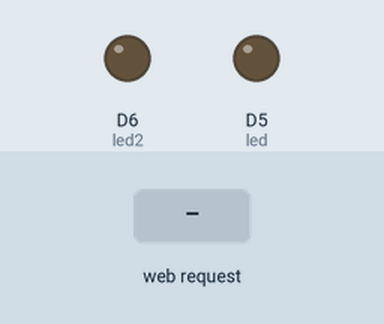
Simulated run of this sketch. Board: ESP8266 (NodeMCU). Parts: output pins drawn as LEDs (lit = HIGH). Inputs (shaded band) come from the test bench. WiFi joins after 1.5 s; servers stay silent unless stated; what the sketch prints to the serial monitor is not drawn.

Above: at 2.8 s.
2.9 s: HTTP request GET /led1on received
At 4.1 s:
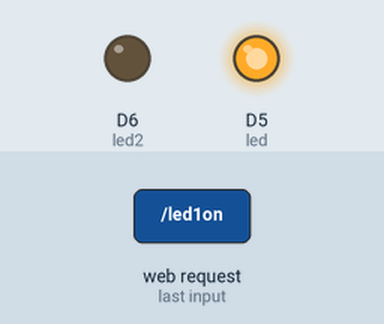
4.4 s: HTTP request GET /led2on received
At 5.4 s:
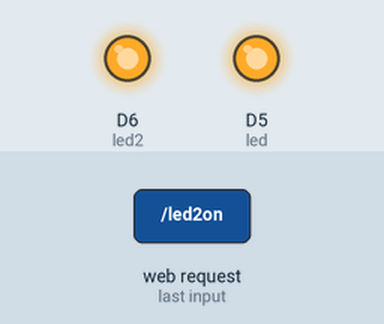
5.9 s: HTTP request GET /led1off received
At 6.6 s:
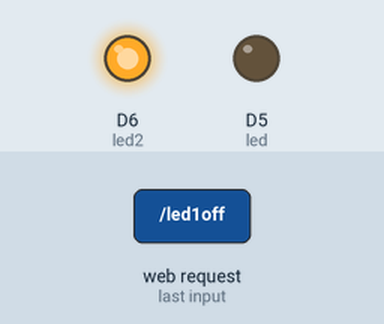
7.4 s: HTTP request GET /led2off received
At 7.7 s:
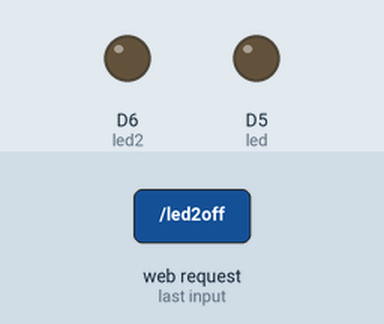
Timing chart, 0 to 9.9 s (numbered marks = the images above; inputs shaded):
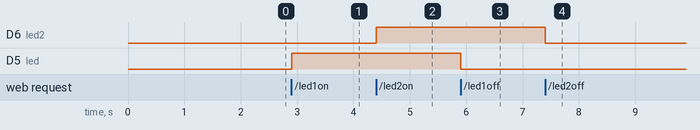

Measured:
- after the input at 2.9 s, D5 (led): LOW → HIGH at once
- after the input at 4.4 s, D6 (led2): LOW → HIGH at once
- after the input at 5.9 s, D5 (led): HIGH → LOW at once
- after the input at 7.4 s, D6 (led2): HIGH → LOW at once

The sketch:

Controlling_devices_from_HTML_Webpage_using_NodeMCU.ino
```cpp
#include <ESP8266WiFi.h>

WiFiClient client;
WiFiServer server(80);

#define led D5
#define led2 D6

void setup()
{
  Serial.begin(9600);
  WiFi.begin("aditya", "adityasharma");
  while(WiFi.status() != WL_CONNECTED)
  {
    delay(200);
    Serial.print("..");
  }
  Serial.println();
  Serial.println("NodeMCU is connected!");
  Serial.println(WiFi.localIP());
  server.begin();
  pinMode(led, OUTPUT);
  pinMode(led2, OUTPUT);
}

void loop()
{
  client = server.available();
  if (client)
  {
    String request = client.readStringUntil('\n');
    Serial.println(request);
    request.trim();
    if (request.indexOf("GET /led1on") >= 0) {
      digitalWrite(led, HIGH);
    }
    if (request.indexOf("GET /led1off") >= 0) {
      digitalWrite(led, LOW);
    }
    if (request.indexOf("GET /led2on") >= 0) {
      digitalWrite(led2, HIGH);
    }
    if (request.indexOf("GET /led2off") >= 0) {
      digitalWrite(led2, LOW);
    }

    client.flush();  // Clear the client's buffer

    // Send the HTTP response headers and body
    client.println("HTTP/1.1 200 OK");
    client.println("Content-Type: text/html");
    client.println("Connection: close");  // Connection closed after response
    client.println();  // Empty line to separate headers from the body

    // HTML content
    client.println("<!DOCTYPE HTML>");
    client.println("<html>");
    client.println("<h1>Welcome to the Webpage!</h1>");
    client.println("<h3>LED Controls</h3>");
    client.println("<br>");
    client.println("<a href=\"/led1on\"><button>LED 1 ON</button></a>");
    client.println("<a href=\"/led1off\"><button>LED 1 OFF</button></a><br/>");
    client.println("<a href=\"/led2on\"><button>LED 2 ON</button></a>");
    client.println("<a href=\"/led2off\"><button>LED 2 OFF</button></a><br/>");
    client.println("</html>");

    delay(1);  // Brief pause before closing connection
    client.stop();  // Close the connection
  }
}
```
